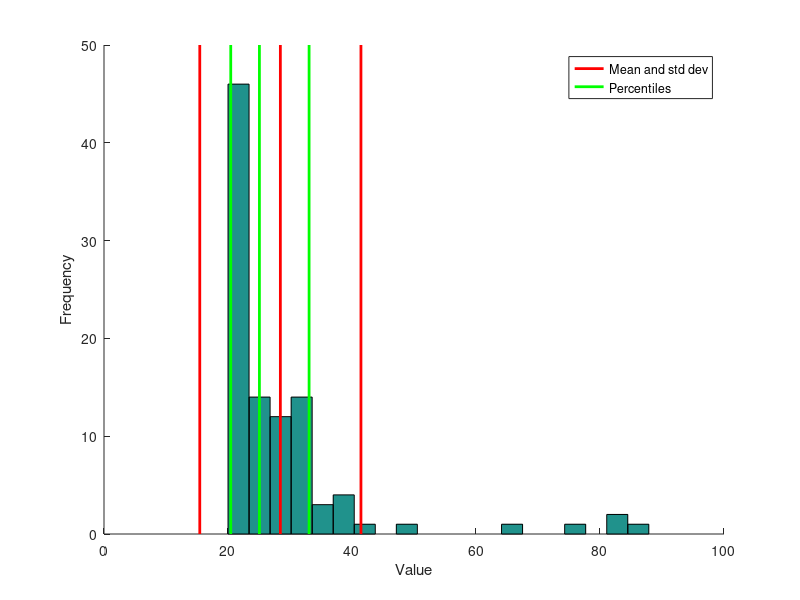
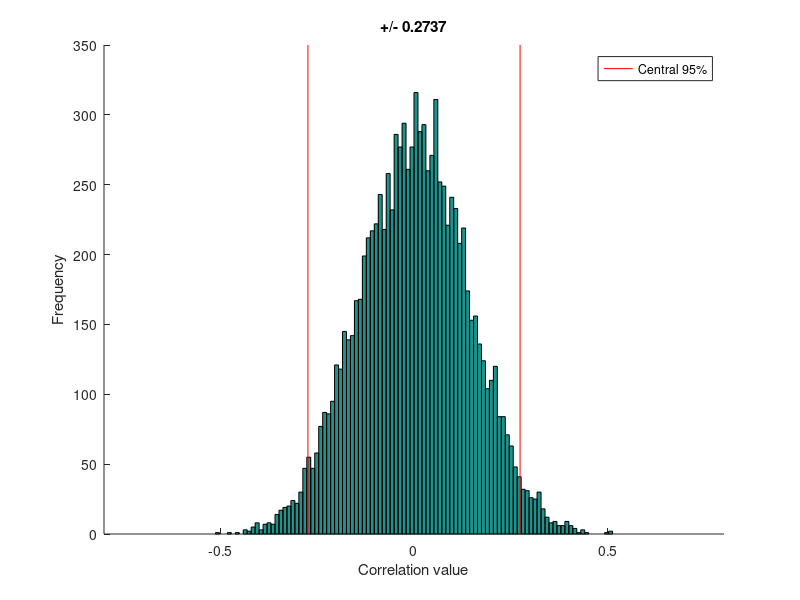
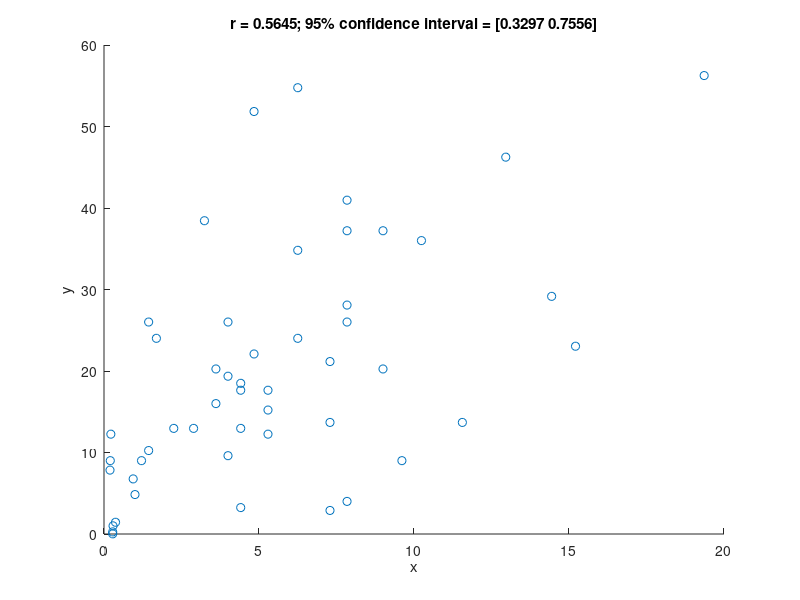
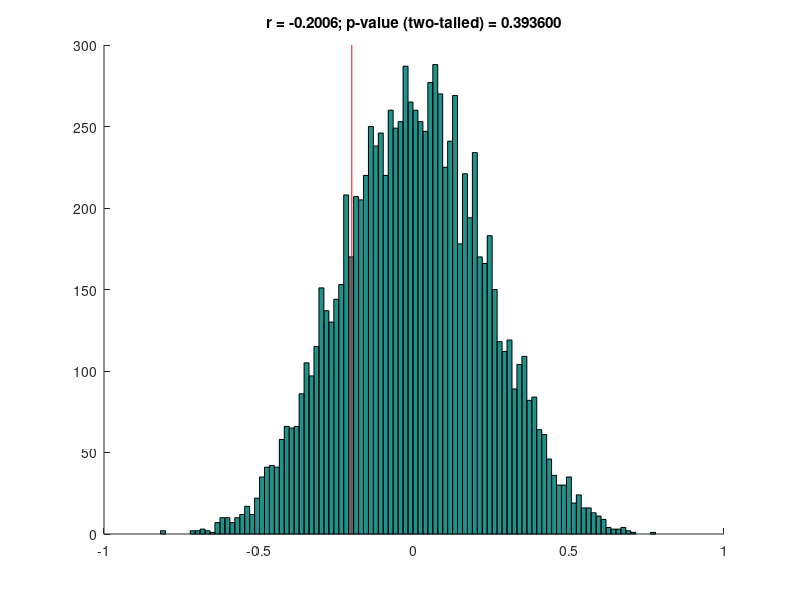

The MATLAB source for these figures, in order:
%% MATLAB Examples 1 (covering Statistics Lectures 1 and 2)

%% Example 1: Simple data plotting

% generate some fake data
x = (randn(1,100).^2)*10 + 20;

% compute some simple data summary metrics
mn = mean(x);  % compute mean
sd = std(x);   % compute standard deviation
ptiles = prctile(x,[16 50 84]);  % compute percentiles (median and central 68%)

% make a figure
figure;
hold on;
hist(x,20);  % plot a histogram using twenty bins
ax = axis;   % get the current axis bounds
  % plot lines showing mean and +/- 1 std dev
h1 = plot([mn mn],      ax(3:4),'r-','LineWidth',2);
h2 = plot([mn-sd mn-sd],ax(3:4),'r-','LineWidth',2);
h3 = plot([mn+sd mn+sd],ax(3:4),'r-','LineWidth',2);
  % plot lines showing percentiles
h4 = [];
for p=1:length(ptiles)
  h4(p) = plot(repmat(ptiles(p),[1 2]),ax(3:4),'g-','LineWidth',2);
end
legend([h1 h4(1)],{'Mean and std dev' 'Percentiles'});
xlabel('Value');
ylabel('Frequency');
%%

%% Example 2: Monte Carlo simulations of correlation values

% define
numsim = 10000;   % number of simulations to run
samplesize = 50;  % number of data points in each sample

% pre-allocate the results vector
results = zeros(1,numsim);

% loop over simulations
for num=1:numsim
  
  % draw two sets of random numbers, each from the normal distribution
  data = randn(samplesize,2);
  
  % compute the correlation between the two sets of numbers and store the result
  results(num) = corr(data(:,1),data(:,2));
  
end

% visualize the results
figure; hold on;
hist(results,100);
ax = axis;
mx = max(abs(ax(1:2)));  % make the x-axis symmetric around 0
axis([-mx mx ax(3:4)]);
xlabel('Correlation value');
ylabel('Frequency');
%%

% although the two sets of numbers were drawn from independent
% probability distributions (and so should on average exhibit
% zero correlation), due to our limited sample size, we sometimes
% observe positive or negative correlation values.  what is the 
% value below which most correlation magnitudes lie?  let's use 
% 95% as the definition of "most".
val = prctile(abs(results),95);
val
%%

% visualize this on the figure
ax = axis;
h1 = plot([val val],ax(3:4),'r-');
h2 = plot(-[val val],ax(3:4),'r-');
legend(h1,'Central 95%');
title(sprintf('+/- %.4f',val));
%%

%% Example 3: Use bootstrapping to obtain confidence intervals on a correlation

% generate some fake data
x = [2.5 2.8 3.4 2 1.2 2.1 1.8 2.8 1.1 2.2 3.2 0.61 3 0.53 2 0.45 2 ...
     1 -0.53 1.2 2.2 2.5 1.9 1.9 2.8 2.8 1.3 3.1 2.7 2.3 0.47 2.1 1.5 3.8 ...
     3 2.8 0.97 2.5 2.3 3.9 0.54 3.6 2.3 2.7 4.4 2.7 0.44 2.1 1.7 2.1].^2;
y = [5.9 6.4 3.7 3.1 5.1 3.6 6.2 5.1 3 4.7 6 1.2 6.1 -0.51 4.4 3 ...
     5.1 2.2 0.14 3.2 7.2 7.4 4 4.5 5.3 2 4.9 3 4.6 3.9 3.5 4.2 3.6 5.4 ...
     4.5 6.1 2.6 4.9 3.5 4.8 1 6.8 4.2 3.7 7.5 1.7 2.8 1.8 3.6 4.3].^2;

% compute the actual correlation value observed
actualcorr = corr(x(:),y(:));

% draw bootstrap samples and compute correlation values
results = zeros(1,10000);
for num=1:10000

  % vector of indices (each element is a random integer between 
  % 1 and n where n is the number of data points)
  ix = ceil(length(x) * rand(1,length(x)));

  % compute correlation using those data points
  results(num) = corr(x(ix)',y(ix)');

end

% alternatively, you could use MATLAB's bootstrp.m function to achieve the same result:
%   results = bootstrp(10000,@(x0,y0) corr(x0,y0),x',y');

% what is the central 95% of the bootstrap results?
ptiles = prctile(results,[2.5 97.5]);

% visualize
figure; hold on;
scatter(x,y,'ro');
xlabel('x');
ylabel('y');
title(sprintf('r = %.4f; 95%% confidence interval = [%.4f %.4f]',actualcorr,ptiles(1),ptiles(2)));

%% Example 4: Use randomization to assess the statistical significance of a correlation

% generate some fake data
x = [0.84 0.29 0.84 0.85 0.021 0.52 1 0.64 0.27 0.55 0.078 0.26 0.78 0.67 0.37 0.22 0.62 0.39 0.71 0.24];
y = [0.52 0.38 0.21 0.27 0.83 0.65 0.64 0.26 0.34 0.55 0.87 0.21 0.22 0.84 0.42 0.23 0.68 0.68 0.64 0.61];

% compute the actual correlation value observed
actualcorr = corr(x(:),y(:));

% we pose the null hypothesis that there is no dependency between the
% x-values and the y-values.  thus, under the null hypothesis, we should
% be able to break the association between x and y.

% perform randomization
results = zeros(1,10000);
for num=1:10000

  % vector of indices (a random ordering of the integers between
  % 1 and n where n is the number of data points)
  ix = randperm(length(x));

  % compute correlation between randomly shuffled x-values and the y-values
  results(num) = corr(x(ix)',y');

end

% visualize
figure; hold on;
hist(results,100);
ax = axis;
plot(repmat(actualcorr,[1 2]),ax(3:4),'r-');
  % compute the p-value as the fraction of the distribution that
  % is more extreme than the actually observed correlation value.
  % we use absolute value so that both positive and negative correlations
  % count as "extreme".  this is referred to as a two-tailed test.
pval = sum(abs(results) > abs(actualcorr)) / length(results);
title(sprintf('r = %.4f; p-value (two-tailed) = %.6f',actualcorr,pval));
%%

% the actual correlation value (-0.2) is fairly weak.  under the null
% hypothesis, we would expect to find correlation values of that size 
% or larger about 40% of the time.  thus, we do not have sufficient
% evidence to reject the null hypothesis.  in other words, the
% actual correlation value observed is deemed not statistically
% significant.
